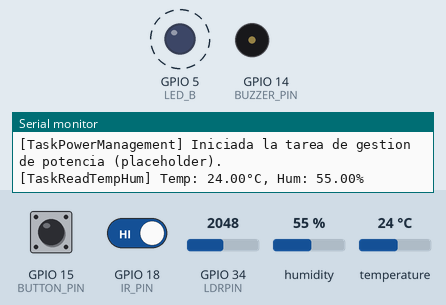
This sketch was run on a simulated ESP32. Shown: output pins drawn as LEDs (lit = HIGH), buzzer (waves = sounding, pin HIGH), the last lines printed to the serial monitor. Dashed ring = blinking. Inputs (shaded band) come from the test bench; at power-on: GPIO 34 (LDRPIN) = 2048, GPIO 15 (BUTTON_PIN) HIGH, GPIO 18 (IR_PIN) HIGH, humidity 55 %, temperature 24 °C. The local clock reads 2024-03-15 10:24:30 at power-on unless the sketch sets it.

Above: at 0.8 s.
2.5 s: GPIO 34 (LDRPIN) set to 546
6.0 s: GPIO 34 (LDRPIN) set to 479
At 7.1 s:
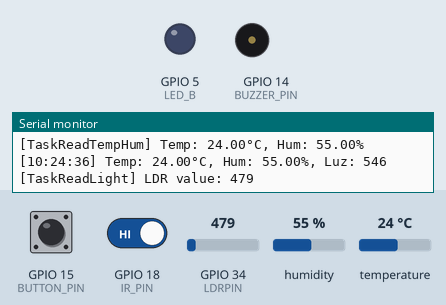
Timing chart, 0 to 9.0 s (numbered marks = the images above; inputs shaded):
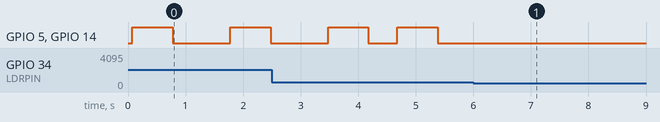

Measured:
- the behaviour switches between 501 and 500 on GPIO 34 (LDRPIN) (found by bisection; images 0 and 1)
- after the input at 6.0 s, GPIO 5 (LED_B), GPIO 14 (BUZZER_PIN): stops changing and stays LOW
- by itself, GPIO 5 (LED_B), GPIO 14 (BUZZER_PIN): alternates HIGH for 0.70 s and LOW for 0.50 s

The sketch:

Primer_Corte.ino
```cpp
/**
 * @file greenhouse_monitor_rtos_debug.ino
 * @brief Monitoreo de invernadero usando FreeRTOS (ESP32) con mensajes de depuración.
 *
 * Requerimientos:
 * - Uso de tareas con RTOS (FreeRTOS integrado en ESP32).
 * - Manejo de interrupciones (botón e infrarrojo) mediante semáforos.
 * - Formateo de datos con timestamp para envío por Serial.
 * - Manejo de errores en la lectura de sensores.
 * - Inclusión de reloj de tiempo real DS3231.
 * - Gestión de potencia (placeholder para low power).
 * - Generación de alarmas visuales y sonoras.
 * - Documentación con Doxygen.
 * - (Opcional) Despliegue en LCD/OLED.
 */

#include <Arduino.h>
#include "freertos/FreeRTOS.h"
#include "freertos/task.h"
#include "freertos/semphr.h"

#include <Wire.h>
#include <RTClib.h>
#include <DHT.h>

// Definiciones de pines y parámetros
#define DHTPIN         4       ///< Pin del sensor DHT
#define LDRPIN         34      ///< Pin del sensor LDR
#define DHTTYPE        DHT11   ///< Tipo de sensor DHT
#define LED_B          5       ///< Pin del LED (alarma visual)
#define BUZZER_PIN     14       ///< Pin del buzzer (alarma sonora)
#define BUTTON_PIN     15      ///< Pin del botón (para interrupción)
#define IR_PIN         18       ///< Pin del sensor IR (para interrupción)

// Objetos y variables globales
DHT dht(DHTPIN, DHTTYPE);   ///< Objeto para el sensor DHT
RTC_DS3231 rtc;            ///< Objeto para el reloj DS3231

volatile float temperature = 0;  ///< Temperatura actual leída
volatile float humidity    = 0;  ///< Humedad actual leída
volatile int   lightValue  = 0;  ///< Valor del LDR

volatile bool alarmTriggered = false; ///< Bandera de activación de alarma

// Semáforos para interrupciones
SemaphoreHandle_t buttonSemaphore;
SemaphoreHandle_t irSemaphore;

/**
 * @brief Rutina de servicio de interrupción para el botón.
 */
void IRAM_ATTR handleButtonInterrupt() {
  BaseType_t xHigherPriorityTaskWoken = pdFALSE;
  xSemaphoreGiveFromISR(buttonSemaphore, &xHigherPriorityTaskWoken);
  if (xHigherPriorityTaskWoken) {
    portYIELD_FROM_ISR();
  }
}

/**
 * @brief Rutina de servicio de interrupción para el sensor IR.
 */
void IRAM_ATTR handleIRInterrupt() {
  BaseType_t xHigherPriorityTaskWoken = pdFALSE;
  xSemaphoreGiveFromISR(irSemaphore, &xHigherPriorityTaskWoken);
  if (xHigherPriorityTaskWoken) {
    portYIELD_FROM_ISR();
  }
}

/**
 * @brief Tarea para leer la temperatura y la humedad del sensor DHT.
 */
void TaskReadTempHum(void *pvParameters) {
  Serial.println("[TaskReadTempHum] Iniciada la tarea de lectura DHT.");
  for (;;) {
    Serial.println("[TaskReadTempHum] Leyendo DHT...");
    float temp = dht.readTemperature();
    float hum  = dht.readHumidity();

    if (isnan(temp) || isnan(hum)) {
      Serial.println("[TaskReadTempHum] Error leyendo DHT (NaN).");
    } else {
      temperature = temp;
      humidity    = hum;
      Serial.print("[TaskReadTempHum] Temp: ");
      Serial.print(temperature);
      Serial.print("°C, Hum: ");
      Serial.print(humidity);
      Serial.println("%");

      // Condición de alarma: temperatura > 24°C y humedad > 70%
      if (temperature > 24 && humidity > 70) {
        alarmTriggered = true;
        Serial.println("[TaskReadTempHum] Alarma activada (Temp/Hum).");
      } else {
        alarmTriggered = false;
      }
    }
    vTaskDelay(pdMS_TO_TICKS(2500));
  }
}

/**
 * @brief Tarea para leer el sensor de luz (LDR).
 */
void TaskReadLight(void *pvParameters) {
  Serial.println("[TaskReadLight] Iniciada la tarea de lectura LDR.");
  for (;;) {
    int ldr = analogRead(LDRPIN);
    lightValue = ldr;
    Serial.print("[TaskReadLight] LDR value: ");
    Serial.println(lightValue);

    // Si el valor supera el umbral, activar la alarma
    if (ldr > 500) {
      alarmTriggered = true;
      Serial.println("[TaskReadLight] Alarma activada (Luz).");
    }
    vTaskDelay(pdMS_TO_TICKS(1600));
  }
}

/**
 * @brief Tarea para mostrar datos con timestamp por Serial.
 */
void TaskDisplay(void *pvParameters) {
  Serial.println("[TaskDisplay] Iniciada la tarea de despliegue de datos.");
  for (;;) {
    DateTime now = rtc.now();
    char buffer[80];
    snprintf(buffer, sizeof(buffer),
             "[%02d:%02d:%02d] Temp: %.2f°C, Hum: %.2f%%, Luz: %d",
             now.hour(), now.minute(), now.second(),
             temperature, humidity, lightValue);

    Serial.println(buffer);
    vTaskDelay(pdMS_TO_TICKS(2000));
  }
}

/**
 * @brief Tarea para alarmas (LED y buzzer).
 */
void TaskAlarm(void *pvParameters) {
  Serial.println("[TaskAlarm] Iniciada la tarea de alarma.");
  for (;;) {
    if (alarmTriggered) {
      // Alarma activa: LED y buzzer intermitentes
      Serial.println("[TaskAlarm] Alarma activa: encendiendo LED y buzzer.");
      digitalWrite(LED_B, HIGH);
      digitalWrite(BUZZER_PIN, HIGH);
      vTaskDelay(pdMS_TO_TICKS(700));
      digitalWrite(LED_B, LOW);
      digitalWrite(BUZZER_PIN, LOW);
      vTaskDelay(pdMS_TO_TICKS(500));
    } else {
      // Sin alarma
      digitalWrite(LED_B, LOW);
      digitalWrite(BUZZER_PIN, LOW);
      vTaskDelay(pdMS_TO_TICKS(500));
    }
  }
}

/**
 * @brief Tarea para la gestión de potencia (placeholder).
 */
void TaskPowerManagement(void *pvParameters) {
  Serial.println("[TaskPowerManagement] Iniciada la tarea de gestion de potencia (placeholder).");
  for (;;) {
    // Aquí podrías poner el ESP32 en modo ligero o profundo de suspensión
    // según las condiciones de tu proyecto.
    vTaskDelay(pdMS_TO_TICKS(10000));
  }
}

/**
 * @brief Configuración inicial del sistema.
 */
void setup() {
  Serial.begin(115200);
  Serial.println("[setup] Iniciando setup...");

  // Inicializar DHT
  dht.begin();
  Serial.println("[setup] DHT inicializado.");

  // Inicializar RTC
  Serial.println("[setup] Inicializando RTC...");
  if (!rtc.begin()) {
    Serial.println("[setup] No se pudo encontrar el RTC. Se queda en bucle infinito.");
    while (1);
  }
  Serial.println("[setup] RTC inicializado correctamente.");

  // Ajustar fecha/hora si es necesario:
  // if (!rtc.isrunning()) {
  //   rtc.adjust(DateTime(F(__DATE__), F(__TIME__)));
  //   Serial.println("[setup] Ajustando fecha/hora del RTC a la compilacion actual.");
  // }

  // Configuración de pines
  pinMode(LED_B, OUTPUT);
  digitalWrite(LED_B, LOW);
  pinMode(BUZZER_PIN, OUTPUT);
  digitalWrite(BUZZER_PIN, LOW);

  pinMode(BUTTON_PIN, INPUT_PULLUP);
  pinMode(IR_PIN, INPUT_PULLUP);

  Serial.println("[setup] Pines configurados. Creando semaforos...");

  // Crear semáforos
  buttonSemaphore = xSemaphoreCreateBinary();
  irSemaphore     = xSemaphoreCreateBinary();
  Serial.println("[setup] Semaforos creados. Configurando interrupciones...");

  // Configurar interrupciones
  attachInterrupt(digitalPinToInterrupt(BUTTON_PIN), handleButtonInterrupt, FALLING);
  attachInterrupt(digitalPinToInterrupt(IR_PIN), handleIRInterrupt, FALLING);
  Serial.println("[setup] Interrupciones configuradas. Creando tareas...");

  // Crear tareas (ajusta tamaños de pila y prioridades según requieras)
  xTaskCreate(TaskReadTempHum, "ReadTempHum", 2048, NULL, 1, NULL);
  xTaskCreate(TaskReadLight,   "ReadLight",   2048, NULL, 1, NULL);
  xTaskCreate(TaskDisplay,     "Display",     4096, NULL, 1, NULL);
  xTaskCreate(TaskAlarm,       "Alarm",       2048, NULL, 2, NULL);
  xTaskCreate(TaskPowerManagement, "PowerMng", 2048, NULL, 1, NULL);

  Serial.println("[setup] Tareas creadas. Finalizando setup.");
}

/**
 * @brief loop() vacío en ESP32, pues todo corre en tareas FreeRTOS.
 */
void loop() {
  // Vacío: las tareas se ejecutan bajo FreeRTOS
}
```
